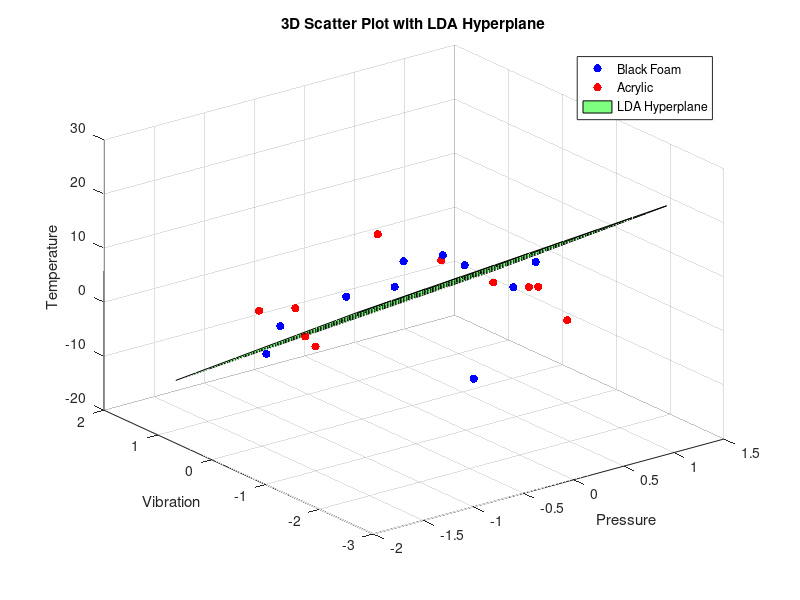
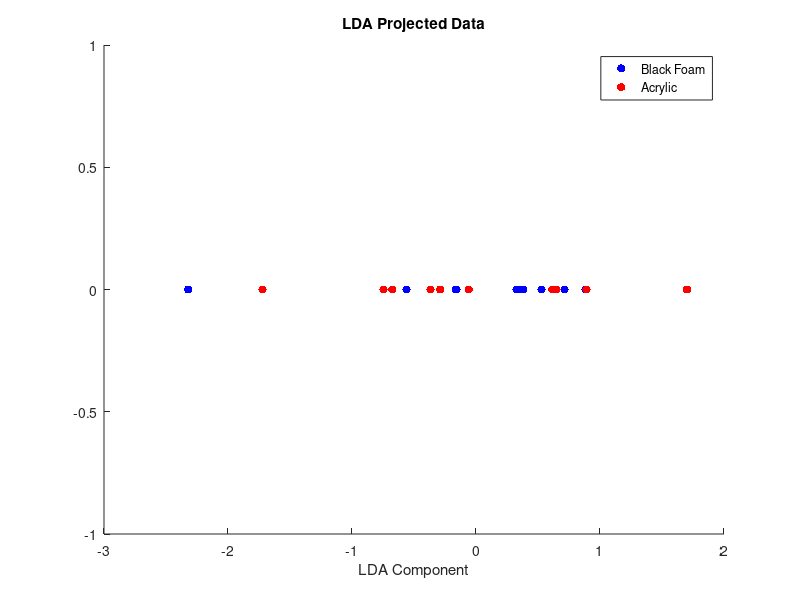

Source code (MATLAB) for these figures, in order:
%3D and 1D projection

% Load the data from the .mat file
data = load('Lab1/F0_PVT.mat');

pressure = data.Pressure;
temperature = data.Temperature;
vibration = data.Vibration;

% Initialize matrices with three columns for Pressure, Vibration, and Temperature
X_black_foam = zeros(size(pressure, 2), 3);
X_acrylic = zeros(size(pressure, 2), 3);

% Extract data for black foam and acrylic sponge
for i = 1 : size(pressure, 2)
    X_acrylic(i, 1) = pressure(6, i); % Pressure
    X_acrylic(i, 2) = vibration(6, i); % Vibration
    X_acrylic(i, 3) = temperature(6, i); % Temperature
    
    X_black_foam(i, 1) = pressure(4, i); % Pressure
    X_black_foam(i, 2) = vibration(4, i); % Vibration
    X_black_foam(i, 3) = temperature(4, i); % Temperature

end


% Standardization
X_black_foam = (X_black_foam - mean(X_black_foam)) ./ std(X_black_foam);
X_acrylic = (X_acrylic - mean(X_acrylic)) ./ std(X_acrylic);


% Calculate Means
mean_black_foam = mean(X_black_foam);
mean_acrylic = mean(X_acrylic);
overall_mean = mean([X_black_foam; X_acrylic]);

% Initialize the within-class scatter matrix
S_W = zeros(3, 3);

% Add scatter for each class
for i = 1:size(X_black_foam, 1)
    S_W = S_W + (X_black_foam(i,:) - mean_black_foam)' * (X_black_foam(i,:) - mean_black_foam);
end
for i = 1:size(X_acrylic, 1)
    S_W = S_W + (X_acrylic(i,:) - mean_acrylic)' * (X_acrylic(i,:) - mean_acrylic);
end

% Between-class scatter matrix
S_B = (mean_black_foam - overall_mean)' * (mean_black_foam - overall_mean) + ...
      (mean_acrylic - overall_mean)' * (mean_acrylic - overall_mean);

% Solve the generalized eigenvalue problem
[eigenvectors, eigenvalues] = eig(inv(S_W) * S_B);

% Extract the diagonal of eigenvalues matrix
eigenvalues = diag(eigenvalues);

% Sort the eigenvalues and corresponding eigenvectors in descending order
[~, sorted_indices] = sort(eigenvalues, 'descend');
eigenvectors = eigenvectors(:, sorted_indices);
disp(eigenvalues)

% Select the top eigenvectors (in this case, you'll typically pick one)
W = eigenvectors(:, 1);

% Project the data
Y_black_foam = X_black_foam * W;
Y_acrylic = X_acrylic * W;
% 3D Scatter Plot
figure;
scatter3(X_black_foam(:, 1), X_black_foam(:, 2), X_black_foam(:, 3), 'b', 'filled');
hold on;
scatter3(X_acrylic(:, 1), X_acrylic(:, 2), X_acrylic(:, 3), 'r', 'filled');
% Add hyperplane (for simplicity, using the first LD)
% Define a grid for the hyperplane
[xGrid, yGrid] = meshgrid(linspace(min(X_black_foam(:,1)), max(X_black_foam(:,1)), 10), ...
                          linspace(min(X_black_foam(:,2)), max(X_black_foam(:,2)), 10));
% Calculate z values on the grid
zGrid = -(W(1)/W(3) * xGrid + W(2)/W(3) * yGrid);
surf(xGrid, yGrid, zGrid, 'FaceColor', 'green', 'FaceAlpha', 0.5);
title('3D Scatter Plot with LDA Hyperplane');
xlabel('Pressure');
ylabel('Vibration');
zlabel('Temperature');
legend('Black Foam', 'Acrylic', 'LDA Hyperplane');
grid on;
hold off;

figure;
scatter(Y_black_foam, zeros(size(Y_black_foam)), 'b', 'filled');
hold on;
scatter(Y_acrylic, zeros(size(Y_acrylic)), 'r', 'filled');
legend('Black Foam', 'Acrylic');
title('LDA Projected Data');
xlabel('LDA Component');
hold off;
